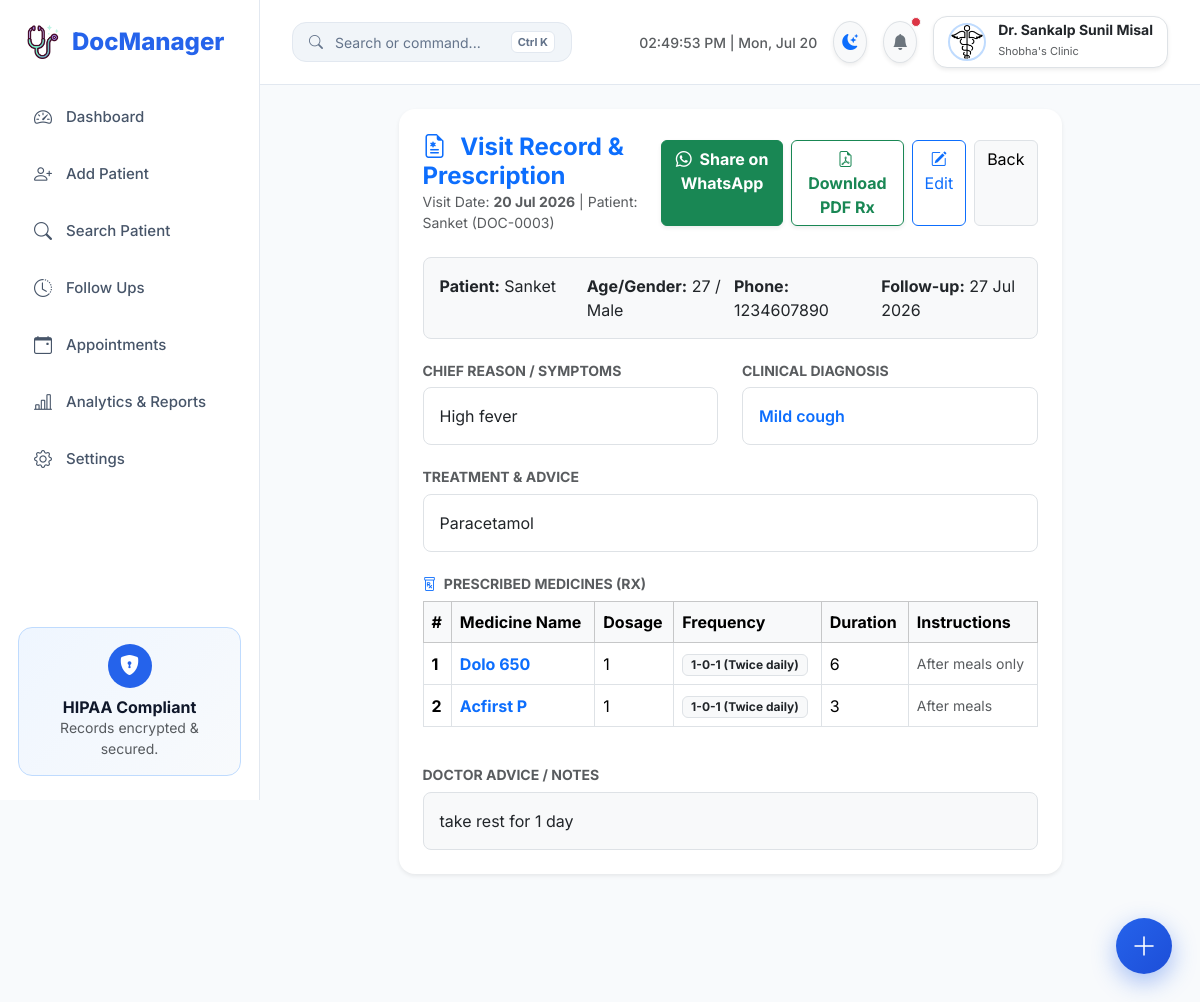
/visit/5 (signed in), run on the app's committed database.
### models.py (models this page shows)
class Doctor(UserMixin, db.Model):
    __tablename__ = "doctors"
    id = db.Column(db.Integer, primary_key=True)
    name = db.Column(db.String(100), nullable=False)
    clinic_name = db.Column(db.String(150), nullable=False)
    email = db.Column(db.String(120), unique=True, nullable=False, index=True)
    phone = db.Column(db.String(15), unique=True, nullable=False, index=True)
    password_hash = db.Column(db.String(255), nullable=False)
    clinic_address = db.Column(db.Text)
    qualification = db.Column(db.String(100))
    logo = db.Column(db.String(255))
    whatsapp_enabled = db.Column(db.Boolean, default=False)
    whatsapp_phone_id = db.Column(db.String(100))
    whatsapp_access_token = db.Column(db.Text)
    created_at = db.Column(db.DateTime, default=utc_now)
    patients = db.relationship("Patient", backref="doctor", lazy=True, cascade="all, delete-orphan")
    appointments = db.relationship("Appointment", backref="doctor", lazy=True, cascade="all, delete-orphan")

class Visit(db.Model):
    __tablename__ = "visits"
    id = db.Column(db.Integer, primary_key=True)
    patient_id = db.Column(db.Integer, db.ForeignKey("patients.id"), nullable=False, index=True)
    visit_date = db.Column(db.Date, nullable=False, index=True)
    reason = db.Column(db.Text)
    diagnosis = db.Column(db.Text)
    treatment = db.Column(db.Text)
    prescription = db.Column(db.Text)
    notes = db.Column(db.Text)
    follow_up_date = db.Column(db.Date, nullable=True, index=True)
    created_at = db.Column(db.DateTime, default=utc_now)
    medicines = db.relationship("PrescriptionMedicine", backref="visit", lazy=True, cascade="all, delete-orphan")
    bill = db.relationship("Bill", backref="visit", uselist=False, cascade="all, delete-orphan")

class Patient(db.Model):
    __tablename__ = "patients"
    id = db.Column(db.Integer, primary_key=True)
    patient_code = db.Column(db.String(30), unique=True, index=True)
    doctor_id = db.Column(db.Integer, db.ForeignKey("doctors.id"), nullable=False, index=True)
    name = db.Column(db.String(100), nullable=False, index=True)
    phone = db.Column(db.String(15), nullable=False, index=True)
    email = db.Column(db.String(120))
    age = db.Column(db.Integer)
    gender = db.Column(db.String(20))
    blood_group = db.Column(db.String(10))
    medical_history = db.Column(db.Text)
    emergency_contact = db.Column(db.String(100))
    address = db.Column(db.Text)
    created_at = db.Column(db.DateTime, default=utc_now)
    visits = db.relationship("Visit", backref="patient", lazy=True, cascade="all, delete-orphan", order_by="desc(Visit.visit_date)")
    appointments = db.relationship("Appointment", backref="patient", lazy=True, cascade="all, delete-orphan")
    documents = db.relationship("PatientDocument", backref="patient", lazy=True, cascade="all, delete-orphan")

class PrescriptionMedicine(db.Model):
    __tablename__ = "prescription_medicines"
    id = db.Column(db.Integer, primary_key=True)
    visit_id = db.Column(db.Integer, db.ForeignKey("visits.id"), nullable=False, index=True)
    medicine_name = db.Column(db.String(200), nullable=False)
    dosage = db.Column(db.String(100))
    frequency = db.Column(db.String(100))
    duration = db.Column(db.String(100))
    instructions = db.Column(db.Text)

### app/blueprints/visits.py (the view)
@visits_bp.route("/visit/<int:visit_id>")
@login_required
def visit_details(visit_id):
    visit = Visit.query.get_or_404(visit_id)
    patient = Patient.query.filter_by(id=visit.patient_id, doctor_id=current_user.id).first_or_404()
    return render_template("visit_details.html", visit=visit, patient=patient, page_title="Visit Details")

### templates/visit_details.html
{% extends "base.html" %}
{% block content %}
<div class="row justify-content-center">
  <div class="col-lg-10 col-xl-9">
    <div class="card border-0 shadow-sm rounded-4 mb-4">
      <div class="card-header bg-transparent border-0 pt-4 px-4 pb-0 d-flex justify-content-between align-items-center">
        <div>
          <h4 class="fw-bold m-0 text-primary"><i class="bi bi-file-earmark-medical me-2"></i> Visit Record & Prescription</h4>
          <p class="text-muted small mb-0">Visit Date: <strong>{{ visit.visit_date.strftime('%d %b %Y') }}</strong> | Patient: {{ patient.name }} ({{ patient.patient_code }})</p>
        </div>
        <div class="d-flex gap-2">
          {% set wa_rx_text = "Hello " ~ patient.name ~ ", Dr. " ~ current_user.name ~ " (" ~ current_user.clinic_name ~ ") has created your prescription for " ~ visit.visit_date.strftime('%d %b %Y') ~ ".\nDiagnosis: " ~ (visit.diagnosis or 'Consultation') ~ "\nThank you!" %}
          <a href="https://api.whatsapp.com/send?phone={{ patient.phone|replace(' ', '')|replace('+', '') }}&text={{ wa_rx_text|urlencode }}" target="_blank" class="btn btn-success fw-bold shadow-sm">
            <i class="bi bi-whatsapp me-1"></i> Share on WhatsApp
          </a>
          <a href="{{ url_for('visits.prescription_pdf', visit_id=visit.id) }}" class="btn btn-outline-success fw-bold shadow-sm">
            <i class="bi bi-file-earmark-pdf me-1"></i> Download PDF Rx
          </a>
          <a href="{{ url_for('visits.edit_visit', visit_id=visit.id) }}" class="btn btn-outline-primary">
            <i class="bi bi-pencil-square"></i> Edit
          </a>
          <a href="{{ url_for('patients.patient_profile', patient_id=patient.id) }}" class="btn btn-light border">Back</a>
        </div>
      </div>
      <div class="card-body p-4">
        <div class="p-3 bg-light rounded-3 border mb-4">
          <div class="row g-2 text-center text-md-start">
            <div class="col-md-3"><strong>Patient:</strong> {{ patient.name }}</div>
            <div class="col-md-3"><strong>Age/Gender:</strong> {{ patient.age or 'N/A' }} / {{ patient.gender or 'N/A' }}</div>
            <div class="col-md-3"><strong>Phone:</strong> {{ patient.phone }}</div>
            <div class="col-md-3"><strong>Follow-up:</strong> {{ visit.follow_up_date.strftime('%d %b %Y') if visit.follow_up_date else 'None' }}</div>
          </div>
        </div>
        <div class="row g-4 mb-4">
          <div class="col-md-6">
            <h6 class="fw-bold text-muted text-uppercase small">Chief Reason / Symptoms</h6>
            <div class="p-3 bg-body rounded-3 border">{{ visit.reason or 'Not Specified' }}</div>
          </div>
          <div class="col-md-6">
            <h6 class="fw-bold text-muted text-uppercase small">Clinical Diagnosis</h6>
            <div class="p-3 bg-body rounded-3 border fw-semibold text-primary">{{ visit.diagnosis or 'Not Specified' }}</div>
          </div>
          <div class="col-12">
            <h6 class="fw-bold text-muted text-uppercase small">Treatment & Advice</h6>
            <div class="p-3 bg-body rounded-3 border">{{ visit.treatment or 'Not Specified' }}</div>
          </div>
        </div>
        <h6 class="fw-bold text-muted text-uppercase small mb-2"><i class="bi bi-prescription text-primary me-1"></i> Prescribed Medicines (Rx)</h6>
        {% if visit.medicines %}
          <div class="table-responsive mb-4">
            <table class="table table-bordered align-middle">
              <thead class="table-light">
                <tr>
                  <th>#</th>
                  <th>Medicine Name</th>
                  <th>Dosage</th>
                  <th>Frequency</th>
                  <th>Duration</th>
                  <th>Instructions</th>
                </tr>
              </thead>
              <tbody>
                {% for m in visit.medicines %}
                  <tr>
                    <td class="fw-bold">{{ loop.index }}</td>
                    <td class="fw-bold text-primary">{{ m.medicine_name }}</td>
                    <td>{{ m.dosage or '-' }}</td>
                    <td><span class="badge bg-light text-dark border">{{ m.frequency or '-' }}</span></td>
                    <td>{{ m.duration or '-' }}</td>
                    <td class="small text-muted">{{ m.instructions or '-' }}</td>
                  </tr>
                {% endfor %}
              </tbody>
            </table>
          </div>
        {% elif visit.prescription %}
          <div class="p-3 bg-body rounded-3 border mb-4" style="white-space: pre-line;">{{ visit.prescription }}</div>
        {% else %}
          <p class="text-muted small">No medicines prescribed during this visit.</p>
        {% endif %}
        {% if visit.notes %}
          <div class="mt-3">
            <h6 class="fw-bold text-muted text-uppercase small">Doctor Advice / Notes</h6>
            <div class="p-3 bg-light rounded-3 border">{{ visit.notes }}</div>
          </div>
        {% endif %}
      </div>
    </div>
  </div>
</div>
{% endblock %}

### templates/base.html (shortened to what this page needs)
<!doctype html>
<html lang="en" data-theme="light">
  <head>
    <link href="https://cdn.jsdelivr.net/npm/bootstrap@5.3.3/dist/css/bootstrap.min.css" rel="stylesheet">
    <link rel="stylesheet" href="https://cdn.jsdelivr.net/npm/bootstrap-icons@1.11.3/font/bootstrap-icons.min.css">
    <link rel="stylesheet" href="{{ url_for('static', filename='css/style.css') }}" />
  </head>
  <body>
    {% if current_user.is_authenticated %}
    <aside class="sidebar">
      <a href="{{ url_for('patients.dashboard') }}" class="logo text-decoration-none">
        <img src="{{ url_for('static', filename='images/stethoscope.png') }}" width="34" alt="Logo" />
        <span>DocManager</span>
      </a>
      <ul class="sidebar-menu">
        <li>
          <a href="{{ url_for('patients.dashboard') }}" class="{% if request.endpoint == 'patients.dashboard' %}active{% endif %}">
            <i class="bi bi-speedometer2"></i> Dashboard
          </a>
        </li>
        <li>
          <a href="{{ url_for('patients.add_patient') }}" class="{% if request.endpoint == 'patients.add_patient' %}active{% endif %}">
            <i class="bi bi-person-plus"></i> Add Patient
          </a>
        </li>
        <li>
          <a href="{{ url_for('patients.search_patient') }}" class="{% if request.endpoint == 'patients.search_patient' %}active{% endif %}">
            <i class="bi bi-search"></i> Search Patient
          </a>
        </li>
        <li>
          <a href="{{ url_for('patients.follow_ups') }}" class="{% if request.endpoint == 'patients.follow_ups' %}active{% endif %}">
            <i class="bi bi-clock-history"></i> Follow Ups
          </a>
        </li>
        <li>
          <a href="{{ url_for('appointments.appointments') }}" class="{% if 'appointments' in request.endpoint %}active{% endif %}">
            <i class="bi bi-calendar-event"></i> Appointments
          </a>
        </li>
        <li>
          <a href="{{ url_for('analytics.analytics_dashboard') }}" class="{% if 'analytics' in request.endpoint %}active{% endif %}">
            <i class="bi bi-bar-chart-line"></i> Analytics & Reports
          </a>
        </li>
        <li>
          <a href="{{ url_for('settings.settings') }}" class="{% if request.endpoint == 'settings.settings' %}active{% endif %}">
            <i class="bi bi-gear"></i> Settings
          </a>
        </li>
      </ul>
      <div class="sidebar-footer">
        <div class="security-card">
          <div class="security-icon">
            <i class="bi bi-shield-lock-fill"></i>
          </div>
          <h6 class="fw-bold m-0">HIPAA Compliant</h6>
          <p class="small text-muted mb-0">Records encrypted & secured.</p>
        </div>
      </div>
    </aside>
    {% endif %}
    <main class="{% if current_user.is_authenticated %}main-content{% endif %}">
      {% if current_user.is_authenticated %}
      <div class="topbar">
        <div class="d-flex align-items-center gap-3">
          <button class="cmd-trigger-btn trigger-cmd">
            <i class="bi bi-search"></i>
            <span>Search or command...</span>
            <span class="cmd-key">Ctrl K</span>
          </button>
        </div>
        <div class="d-flex align-items-center gap-3">
          <div id="liveClock" class="d-none d-md-block text-muted small fw-medium"></div>
          <button id="themeToggleBtn" class="btn btn-light rounded-circle border shadow-sm p-2" title="Toggle Theme">
            <i id="themeToggleIcon" class="bi bi-moon-stars-fill text-primary"></i>
          </button>
          <div class="dropdown">
            <button class="btn btn-light rounded-circle border shadow-sm p-2 position-relative" data-bs-toggle="dropdown">
              <i class="bi bi-bell-fill text-secondary"></i>
              <span class="position-absolute top-0 start-100 translate-middle p-1 bg-danger border border-light rounded-circle"></span>
            </button>
          </div>
          <div class="dropdown">
            <button class="profile-btn border shadow-sm" data-bs-toggle="dropdown">
              {% if current_user.logo %}
                <img src="{{ url_for('static', filename='uploads/' + current_user.logo) }}" class="doctor-logo" alt="Logo" />
              {% else %}
                <div class="avatar">{{ current_user.name[0] }}</div>
              {% endif %}
              <div class="text-start d-none d-md-block">
                <div class="fw-bold lh-1 text-dark" style="font-size: 14px;">Dr. {{ current_user.name }}</div>
                <small class="text-muted" style="font-size: 11px;">{{ current_user.clinic_name }}</small>
              </div>
            </button>
          </div>
        </div>
      </div>
      {% endif %}
      <div class="container-fluid p-4">
        {% block content %}{% endblock %}
      </div>
    </main>
    {% if current_user.is_authenticated %}
    <div class="fab-container" id="fabContainer">
      <button class="fab-main" id="fabMain" title="Quick Actions"><i class="bi bi-plus-lg"></i></button>
    </div>
    {% endif %}
    <div id="toastContainer" class="position-fixed bottom-0 end-0 p-3" style="z-index: 10000;"></div>
  </body>
</html>

### data on the page
Doctor: logo (picture), name "Sankalp Sunil Misal", clinic_name "Shobha's Clinic"
Visit: visit_date "20 Jul 2026", follow_up_date "27 Jul 2026", reason "High fever", diagnosis "Mild cough", treatment "Paracetamol", notes "take rest for 1 day"
Patient: name "Sanket", patient_code "DOC-0003", age "27", gender "Male", phone "1234607890"
PrescriptionMedicine: medicine_name "Dolo 650", dosage "1", frequency "1-0-1 (Twice daily)", duration "6", instructions "After meals only"
PrescriptionMedicine: medicine_name "Acfirst P", dosage "1", frequency "1-0-1 (Twice daily)", duration "3", instructions "After meals"
